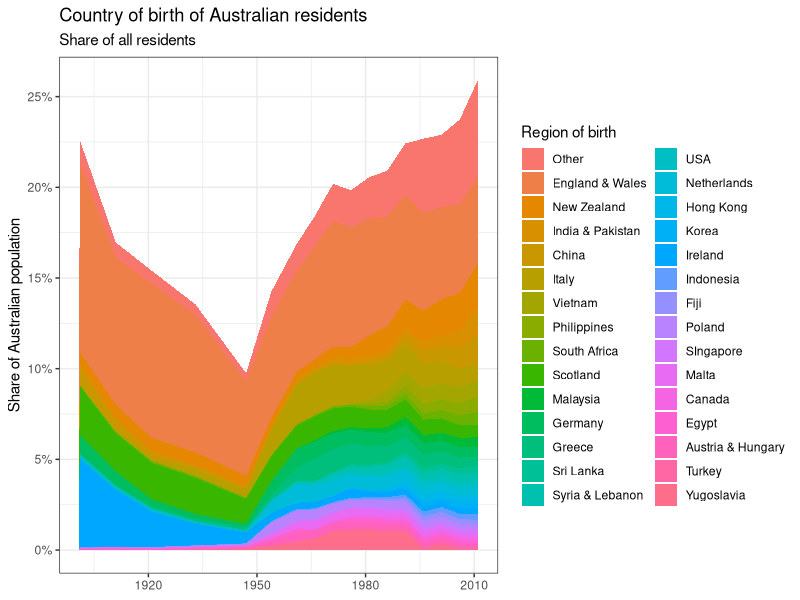
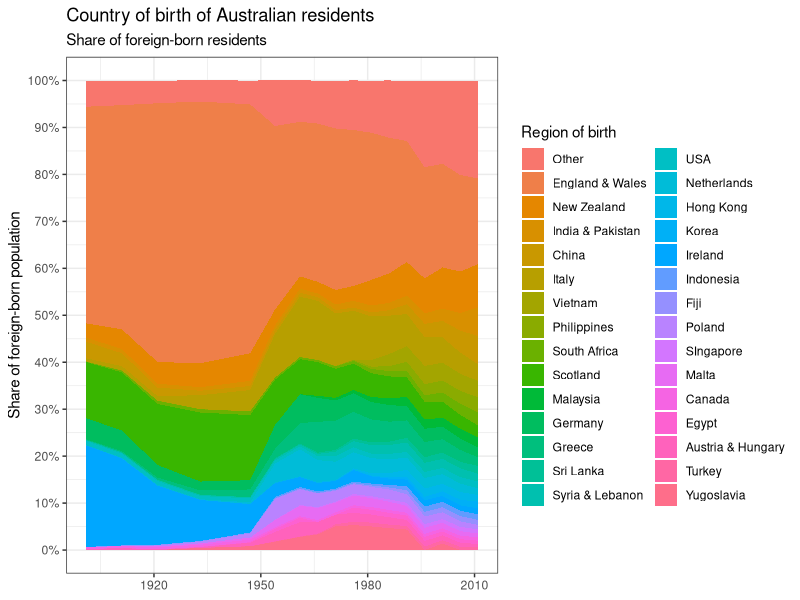
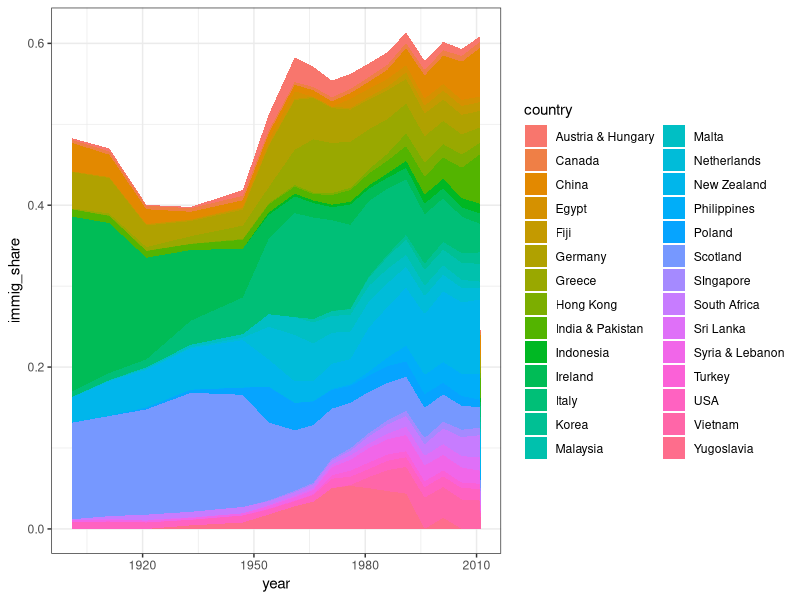
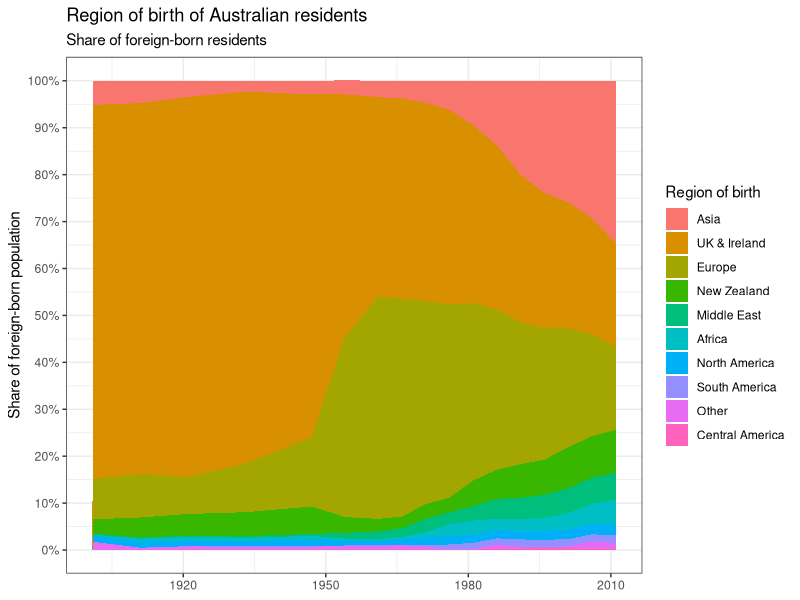
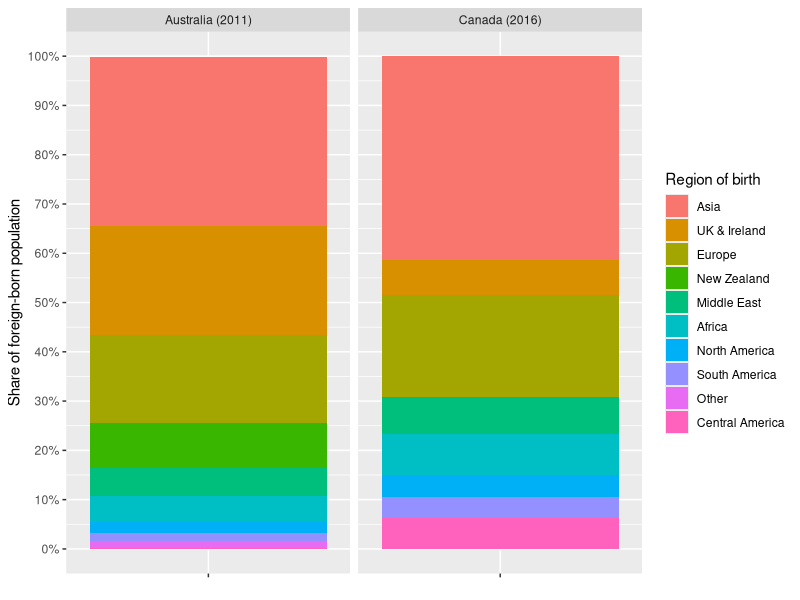

Reproduce these figures in R, in order.
## ---- chunk 1
knitr::opts_chunk$set(echo=FALSE,include=FALSE)
#knitr::opts_knit$set(root.dir = normalizePath(".."))

library(readr)
library(tidyr)
library(dplyr)
library(reshape2)
library(readxl)
library(ggrepel)
library(knitr)
library("RColorBrewer")
library(ggplot2)
library(stringr)
library('scales') # for the percent function
rm(list=ls())
# Function for plotting colors side-by-side
pal <- function(col, border = "light gray", ...){
  n <- length(col)
  plot(0, 0, type="n", xlim = c(0, 1), ylim = c(0, 1),
       axes = FALSE, xlab = "", ylab = "", ...)
  rect(0:(n-1)/n, 0, 1:n/n, 1, col = col, border = border)
}

## ---- chunk 2
#import country crosswalk. This file was edited manually to get a roughly consistent list of countries since the first AU census. 
AU_CrosswalkRaw <- read_excel("Data/Australia/3105065001ds0008_2014_crosswalk.xlsx",sheet = "CrosswalkRaw",range = "A7:Q340")

#reshape crosswalk
AU_CrosswalkRaw <- gather(AU_CrosswalkRaw,key=year,value=CensusCountry)
AU_CrosswalkRaw <- filter(AU_CrosswalkRaw,!is.na(AU_CrosswalkRaw$CensusCountry))
AU_CrosswalkRaw <- select(AU_CrosswalkRaw,-year)

AU_CrosswalkRaw <- AU_CrosswalkRaw[!duplicated(AU_CrosswalkRaw),]
anyDuplicated(AU_CrosswalkRaw)

AU_CrosswalkRaw <- AU_CrosswalkRaw[order(AU_CrosswalkRaw$CensusCountry),]
AU_CrosswalkRaw <- AU_CrosswalkRaw[-(1:9),]

#export to excel to edit country list there
#write.csv(AU_CrosswalkRaw,file="Data/Australia/CensusCountryList.csv")

#import edited crosswalk
AU_Crosswalk <- read_excel("Data/Australia/CensusCountryList_Crosswalk.xlsx")
AU_Crosswalk <- select(AU_Crosswalk,-index)
AU_Crosswalk <- rename(AU_Crosswalk,MasterCountry=MasterCountry_1)

#assign "Other" to the list of countries, but excluding the totals
AU_Crosswalk$MasterCountry[is.na(AU_Crosswalk$MasterCountry)] <- "Undefined"
AU_Crosswalk$Region[is.na(AU_Crosswalk$Region)] <- "Undefined"

#Crosswalk is ready to merge into CensusData
## ---- chunk 3
# Import Australian census data
AU_FullCensusData <- NULL

year <- "1901"
temp <- read_excel("Data/Australia/3105065001ds0008_2014.xls",sheet = "Table 8.7",range = "A5:AF95")
temp <- select(temp,"...1","...32")
names(temp) <- c("CensusCountry","ppl")
temp$CensusYear <- year
AU_FullCensusData <- rbind(AU_FullCensusData,temp)

year <- "1911"
temp <- read_excel("Data/Australia/3105065001ds0008_2014.xls",sheet = "Table 8.8",range = "A5:AJ237")
temp <- select(temp,"...1","...36")
names(temp) <- c("CensusCountry","ppl")
temp$CensusYear <- year
AU_FullCensusData <- rbind(AU_FullCensusData,temp)

year <- "1921"
temp <- read_excel("Data/Australia/3105065001ds0008_2014.xls",sheet = "Table 8.9",range = "A5:AJ123")
temp <- select(temp,"...1","...36")
names(temp) <- c("CensusCountry","ppl")
temp$CensusYear <- year
AU_FullCensusData <- rbind(AU_FullCensusData,temp)

year <- "1933"
temp <- read_excel("Data/Australia/3105065001ds0008_2014.xls",sheet = "Table 8.10",range = "A5:AJ124")
temp <- select(temp,"...1","...36")
names(temp) <- c("CensusCountry","ppl")
temp$CensusYear <- year
AU_FullCensusData <- rbind(AU_FullCensusData,temp)

year <- "1947"
temp <- read_excel("Data/Australia/3105065001ds0008_2014.xls",sheet = "Table 8.11",range = "A5:AJ125")
temp <- select(temp,"...1","...36")
names(temp) <- c("CensusCountry","ppl")
temp$CensusYear <- year
AU_FullCensusData <- rbind(AU_FullCensusData,temp)

year <- "1954"
temp <- read_excel("Data/Australia/3105065001ds0008_2014.xls",sheet = "Table 8.12",range = "A5:AJ98")
temp <- select(temp,"...1","...36")
names(temp) <- c("CensusCountry","ppl")
temp$CensusYear <- year
AU_FullCensusData <- rbind(AU_FullCensusData,temp)

year <- "1961"
temp <- read_excel("Data/Australia/3105065001ds0008_2014.xls",sheet = "Table 8.13",range = "A5:AJ100")
temp <- select(temp,"...1","...36")
names(temp) <- c("CensusCountry","ppl")
temp$CensusYear <- year
AU_FullCensusData <- rbind(AU_FullCensusData,temp)

year <- "1966"
temp <- read_excel("Data/Australia/3105065001ds0008_2014.xls",sheet = "Table 8.14",range = "A5:AJ100")
temp <- select(temp,"...1","...36")
names(temp) <- c("CensusCountry","ppl")
temp$CensusYear <- year
AU_FullCensusData <- rbind(AU_FullCensusData,temp)

year <- "1971"
temp <- read_excel("Data/Australia/3105065001ds0008_2014.xls",sheet = "Table 8.15",range = "A5:AJ108")
temp <- select(temp,"...1","...36")
names(temp) <- c("CensusCountry","ppl")
temp$CensusYear <- year
AU_FullCensusData <- rbind(AU_FullCensusData,temp)

year <- "1976"
temp <- read_excel("Data/Australia/3105065001ds0008_2014.xls",sheet = "Table 8.16",range = "A5:AJ112")
temp <- select(temp,"...1","...36")
names(temp) <- c("CensusCountry","ppl")
temp$CensusYear <- year
AU_FullCensusData <- rbind(AU_FullCensusData,temp)

year <- "1981"
temp <- read_excel("Data/Australia/3105065001ds0008_2014.xls",sheet = "Table 8.17",range = "A5:AJ119")
temp <- select(temp,"...1","...36")
names(temp) <- c("CensusCountry","ppl")
temp$CensusYear <- year
AU_FullCensusData <- rbind(AU_FullCensusData,temp)

year <- "1986"
temp <- read_excel("Data/Australia/3105065001ds0008_2014.xls",sheet = "Table 8.18",range = "A5:AJ125")
temp <- select(temp,"...1","...36")
names(temp) <- c("CensusCountry","ppl")
temp$CensusYear <- year
AU_FullCensusData <- rbind(AU_FullCensusData,temp)

year <- "1991"
temp <- read_excel("Data/Australia/3105065001ds0008_2014.xls",sheet = "Table 8.19",range = "A5:AJ239")
temp <- select(temp,"...1","...36")
names(temp) <- c("CensusCountry","ppl")
temp$CensusYear <- year
AU_FullCensusData <- rbind(AU_FullCensusData,temp)

year <- "1996"
temp <- read_excel("Data/Australia/3105065001ds0008_2014.xls",sheet = "Table 8.20",range = "A5:AJ263")
temp <- select(temp,"...1","...36")
names(temp) <- c("CensusCountry","ppl")
temp$CensusYear <- year
AU_FullCensusData <- rbind(AU_FullCensusData,temp)

year <- "2001"
temp <- read_excel("Data/Australia/3105065001ds0008_2014.xls",sheet = "Table 8.21",range = "A5:AJ255")
temp <- select(temp,"...1","...36")
names(temp) <- c("CensusCountry","ppl")
temp$CensusYear <- year
AU_FullCensusData <- rbind(AU_FullCensusData,temp)

year <- "2006"
temp <- read_excel("Data/Australia/3105065001ds0008_2014.xls",sheet = "Table 8.22",range = "A5:AJ330")
temp <- select(temp,"...1","...36")
names(temp) <- c("CensusCountry","ppl")
temp$CensusYear <- year
AU_FullCensusData <- rbind(AU_FullCensusData,temp)

year <- "2011"
temp <- read_excel("Data/Australia/3105065001ds0008_2014.xls",sheet = "Table 8.23",range = "A5:AB339")
temp <- temp %>% select("...1","...28") %>% filter(!is.na(temp$"...1"))
temp$...28 <- as.numeric(temp$...28)
names(temp) <- c("CensusCountry","ppl")
temp$CensusYear <- year
AU_FullCensusData <- rbind(AU_FullCensusData,temp)
## ---- chunk 4
#Simplify AUCensusData
AUCensusData <- AU_FullCensusData %>% filter(!is.na(CensusCountry)) %>% filter(!is.na(ppl))
AUCensusData$CensusYear <- as.numeric(AUCensusData$CensusYear)
AUCensusData$ppl <- as.numeric(AUCensusData$ppl)

#Merge the master country names. Keep all rows.
AUCensusData <- left_join(AUCensusData,AU_Crosswalk,by=c("CensusCountry"))

#remove the REMOVE regions of Australia (States & regions of the Commonwealth)
AUCensusData <- filter(AUCensusData,MasterCountry!="REMOVE")

#verify that totals add up
temp <- aggregate(ppl~CensusYear,data=subset(AUCensusData,MasterCountry!="Total"),FUN=sum)
temp <- rename(temp,observed_total=ppl)

#compare to totals
temp <- inner_join(temp,subset(AUCensusData,MasterCountry=="Total"),by="CensusYear")
temp <- mutate(temp,diff=(observed_total-ppl)/ppl)
#Appears totals are off by up to 5 percent only.
temp <- select(temp,CensusYear,observed_total)

#merge back in observed_total
AUCensusData <- left_join(AUCensusData,temp)

#order by CensusYear
AUCensusData <- AUCensusData[order(AUCensusData$CensusYear,AUCensusData$MasterCountry),]

#generate number of total immigrants
temp <- AUCensusData %>% filter(MasterCountry %in% c("Australia")) %>% mutate(immigrants=observed_total-ppl) %>% select(CensusYear,immigrants)
AUCensusData <- left_join(AUCensusData,temp)

#generate shares for plotting
AUCensusData <- mutate(AUCensusData,immig_share=ppl/immigrants)
AUCensusData$immig_share <- round(AUCensusData$immig_share,digits=4)

AUCensusData <- mutate(AUCensusData,share=ppl/observed_total)
AUCensusData$share <- round(AUCensusData$share,digits=4)

#test that shares add up to 100?
temp <- aggregate(share~CensusYear,data=subset(AUCensusData,MasterCountry!="Total"),FUN=sum)
#yes (or close, due to rounding)
temp <- aggregate(immig_share~CensusYear,data=subset(AUCensusData,!(MasterCountry %in% c("Total","Australia"))),FUN=sum)
#yes
#aggregate across regions

#what countries are large in 2011 with "Undefined"
AUCensusData %>% filter(MasterCountry=="Undefined" & CensusYear==2011) %>% group_by(CensusCountry) %>% summarise(sum_ppl=sum(ppl)) %>% arrange(-sum_ppl)
#can see no single country jumps out. 

#check Undefined over all years
AUCensusData %>% filter(MasterCountry=="Undefined") %>% group_by(CensusCountry) %>% summarise(sum_ppl=sum(ppl)) %>% arrange(-sum_ppl)

## ---- chunk 5
#Define list of countries, chosen from MasterCountry, to plot
#ctry_list <- c("New Zealand","China","England","Scotland","Canada","Australia","Hong Kong","Italy","Germany","France","Korea","USA","Other","Vietnam","Philippines","South Africa","Poland","Wales")

#choose the X (eg, 30) largest countries by immigration share.
ctry_list <- AUCensusData %>% group_by(MasterCountry) %>% summarise(sum_ppl=sum(ppl)) %>% arrange(-sum_ppl)
ctry_list <- ctry_list[-1,]
ctry_list <- ctry_list$MasterCountry[1:31] #top X countries of immigrants

AUCensusData_plot <- AUCensusData

#copy MasterCountry to plot_ctry if MasterCountry is in ctry_list
AUCensusData_plot$plot_ctry <- NA
AUCensusData_plot <- mutate(AUCensusData_plot,plot_ctry=case_when((MasterCountry %in% ctry_list | MasterCountry=="Total") ~ MasterCountry))

#define Other category for all other countries
AUCensusData_plot$plot_ctry[is.na(AUCensusData_plot$plot_ctry)] <- "Other"
#define "Other" for "Undefined"
AUCensusData_plot$plot_ctry[AUCensusData_plot$plot_ctry=="Undefined"] <- "Other"

#what countries have the largest share of immigrants but are within plot_ctry=="Other", i.e. are outside the top X countries?
AUCensusData_plot %>% filter(plot_ctry=="Other") %>% group_by(MasterCountry) %>% summarise(sum_ppl=sum(ppl)) %>% arrange(-sum_ppl)
#Undefined is a *large* share... why? What are these people? 

#View(AUCensusData_plot %>% filter(plot_ctry=="Other") %>% group_by(MasterCountry) %>% summarise(sum_ppl=sum(ppl)) %>% arrange(-sum_ppl))

#aggregate to get ctry-year shares
AUCensusData_plot <- AUCensusData_plot %>% select(plot_ctry,CensusYear,share,immig_share,ppl)
AUCensusData_plot <- aggregate(cbind(share,immig_share,ppl)~plot_ctry+CensusYear,data=AUCensusData_plot,FUN=sum)
AUCensusData_plot <- rename(AUCensusData_plot,country=plot_ctry,year=CensusYear)

#Expand data; this sets there to be zeros for Yugoslavia before and after it exists as a country, which makes graph look nicer than missing data but has no impact on shares.
#View(expand(AUCensusData_plot,country,year))
temp <- expand(AUCensusData_plot,country,year)
AUCensusData_plot <- left_join(temp,AUCensusData_plot,by=c("country","year"))
AUCensusData_plot[is.na(AUCensusData_plot)] <- 0

## ---- chunk 6
#plot the X largest countries, ordered by their current share. Use country as a factor. 
factororder <- AUCensusData_plot %>% filter(year==2011) %>% group_by(country) %>% summarise(sum_ppl=sum(ppl)) %>% arrange(-sum_ppl)

#factororder <- AUCensusData_plot %>% group_by(country) %>% summarise(sum_ppl=sum(ppl)) %>% arrange(-sum_ppl)
factororder <- factororder$country[-1]

ggplot(subset(AUCensusData_plot,country!="Total" & country!="Australia"),aes(x=year,y=share,fill = factor(country,levels=factororder))) + geom_area() + theme_bw() + guides(fill=guide_legend("Region of birth")) +
  xlab(NULL) + scale_y_continuous(breaks=seq(0,0.25,0.05),name="Share of Australian population",labels = scales::percent_format(accuracy = 1)) + labs(title="Country of birth of Australian residents", subtitle="Share of all residents")


## ---- chunk 7
#AU country of birth as share of foreign born
ggplot(subset(AUCensusData_plot,country!="Total" & country!="Australia",select=-share),aes(x=year,y=immig_share,fill = factor(country,levels=factororder))) + geom_area() + theme_bw() + guides(fill=guide_legend("Region of birth")) +
  xlab(NULL) + scale_y_continuous(breaks=seq(0,1,0.1),name="Share of foreign-born population",labels = scales::percent_format(accuracy = 1)) + labs(title="Country of birth of Australian residents", subtitle="Share of foreign-born residents")

## ---- chunk 8
#Plot immig share without England and Other, to better see individual countries.
ggplot(subset(AUCensusData_plot,country!="Total" & country!="Australia" & country!="England & Wales" & country!="Other",select=-share),aes(x=year,y=immig_share,fill = country)) + geom_area() + theme_bw()
## ---- chunk 9
#Define list of regions to plot
region_list <- c("South America","Asia","North America","UK & Ireland","Europe","New Zealand","Africa","Middle East","Central America","Total")

AUCensusData_plot <- AUCensusData

#copy Region to plot_region if Region is in region_list
AUCensusData_plot <- mutate(AUCensusData_plot,plot_region=case_when(Region %in% region_list ~ Region))
#assign Australia its own name, and Canada to NA
AUCensusData_plot$plot_region[AUCensusData_plot$Region=="Canada"] <- "North America"
AUCensusData_plot$plot_region[AUCensusData_plot$Region=="Australia"] <- "Australia"
#assign Other to all others
AUCensusData_plot$plot_region[is.na(AUCensusData_plot$plot_region)] <- "Other"

#aggregate to get ctry-year shares. Separate data frames for immig and share of total
AUCensusData_plot <- AUCensusData_plot %>% select(plot_region,CensusYear,share,immig_share)
AUCensusData_plot <- aggregate(cbind(share,immig_share)~plot_region+CensusYear,data=AUCensusData_plot,FUN=sum)
AUCensusData_plot <- rename(AUCensusData_plot,region=plot_region,year=CensusYear)

#try plotting immig_share as geom_area
factororder <- AUCensusData_plot %>% filter(year==2011) %>% arrange(-immig_share)
factororder <- factororder$region[-(1:2)]

ggplot(subset(AUCensusData_plot,region!="Total" & region!="Australia",select=-share),aes(x=year,y=immig_share,fill = factor(region,levels=factororder))) + geom_area() + theme_bw() + guides(fill=guide_legend("Region of birth")) +
  xlab(NULL) + scale_y_continuous(breaks=seq(0,1,0.1),name="Share of foreign-born population",labels = scales::percent_format(accuracy = 1)) + labs(title="Region of birth of Australian residents", subtitle="Share of foreign-born residents")

## ---- chunk 10
#2011 bar chart version to compare to Canada
AUCensusData_barchart <- AUCensusData_plot %>% filter(year==2011) %>% select(-year)

#how to display this? pie chart? bar chart?
AU_bar <- ggplot(subset(AUCensusData_barchart,region!="Total" & region!="Australia"),aes(x="",y=immig_share,fill=region)) + geom_bar(width=1,stat="identity")
#plot(AU_bar)

## ---- chunk 11
CDN_Data <- read_csv("Data/Canada/edited_98-402-X2016007-21.csv",col_name=TRUE,n_max=248)
#AUCensusData_plot$plot_region[AUCensusData_plot$region=="Australia"] <- "Asia"
#keep first two coluns
CDN_Data <- CDN_Data[,1:2]
names(CDN_Data) <- c("CensusCountry","ppl")

#export to create the Crosswalk
write.csv(CDN_Data,file="Data/Canada/CDN_Data.csv")
#merge in list of countries to be used

#import CDN_Crosswalk
CDN_Crosswalk <- read_excel("Data/Canada/CDN_Crosswalk.xlsx")
unique(CDN_Crosswalk$region)

CDN_Data <- CDN_Crosswalk %>% select(-...1,-MasterCountry)

#assign Other to all others
CDN_Data$region[is.na(CDN_Data$region)] <- "Other"

#shares. 7,540,830 is immigrant population, 36.26 million is total population
CDN_Data$share <- CDN_Data$ppl/(36.26e6)
CDN_Data$share <- round(CDN_Data$share,digits=4)

CDN_Data$immig_share <- CDN_Data$ppl/(7.54e6)
CDN_Data$immig_share <- round(CDN_Data$immig_share,digits=4)

#check totals
sum(CDN_Data$share[CDN_Data$region!="Total"])
sum(CDN_Data$immig_share[CDN_Data$region!="Total"])

#aggregate to regions
CDN_Data <- select(CDN_Data,region,share,immig_share)
CDN_Data <- aggregate(cbind(share,immig_share)~region,data = CDN_Data,FUN=sum)
                      
#how to display this? pie chart? bar chart?
CDN_bar <- ggplot(subset(CDN_Data,region!="Total"),aes(x="",y=immig_share,fill=region)) + geom_bar(width=1,stat="identity") + xlab("2011")

## ---- chunk 12
#using facet grid
both_data <- AUCensusData_barchart %>% mutate(cty="Australia")
CDN_Data <- CDN_Data %>% mutate(cty="Canada")
both_data <- rbind(CDN_Data,both_data)

ggplot(subset(both_data,region!="Total" & region!="Australia"),aes(x="",y=immig_share,fill=factor(region,levels=factororder))) + geom_bar(width=1,stat="identity") + facet_grid(cols=vars(cty),labeller = as_labeller(c("Australia"="Australia (2011)","Canada"="Canada (2016)"))) + guides(fill=guide_legend("Region of birth")) + xlab(NULL) + scale_y_continuous(breaks=seq(0,1,0.1),name="Share of foreign-born population",labels = scales::percent_format(accuracy = 1))

